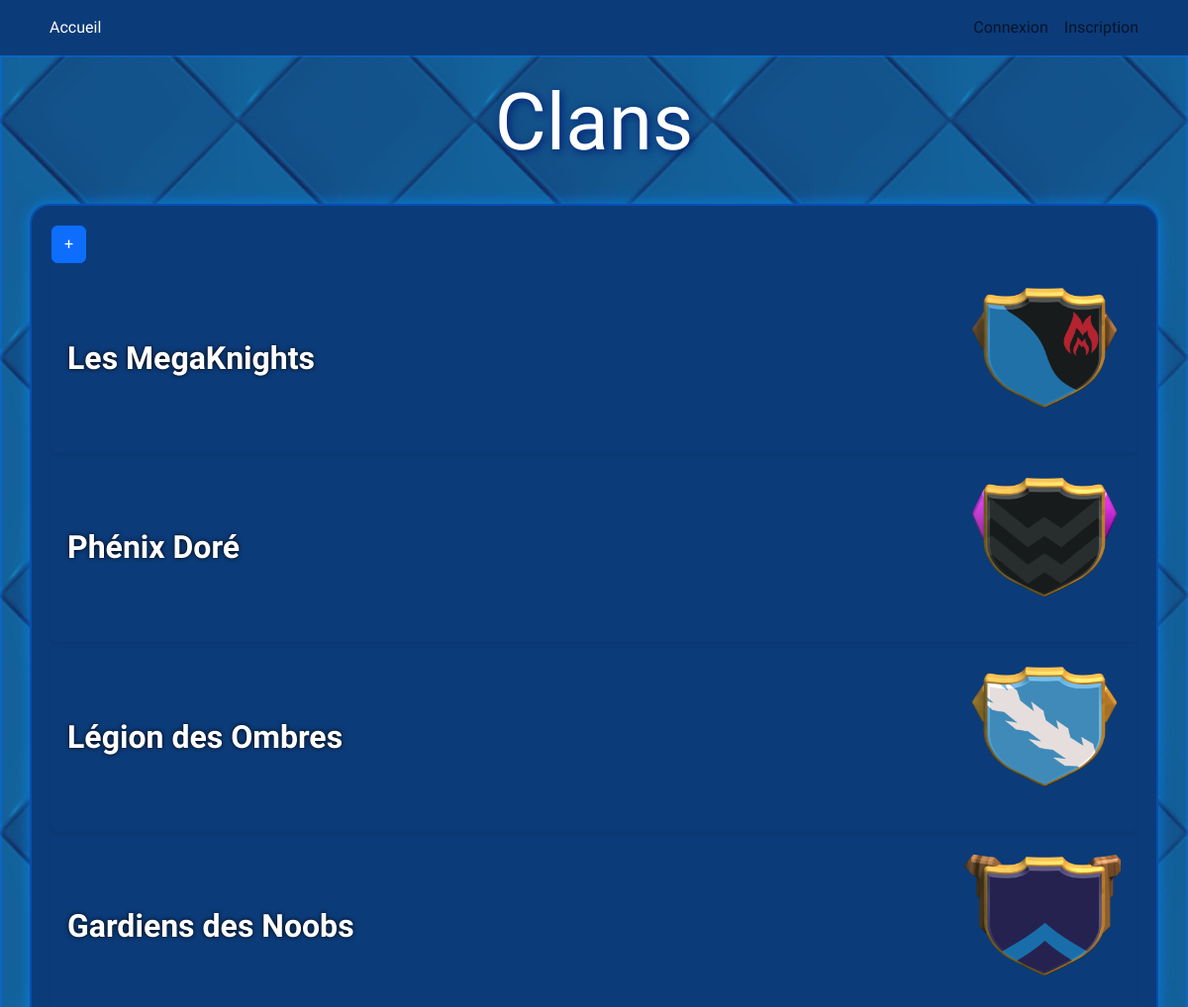
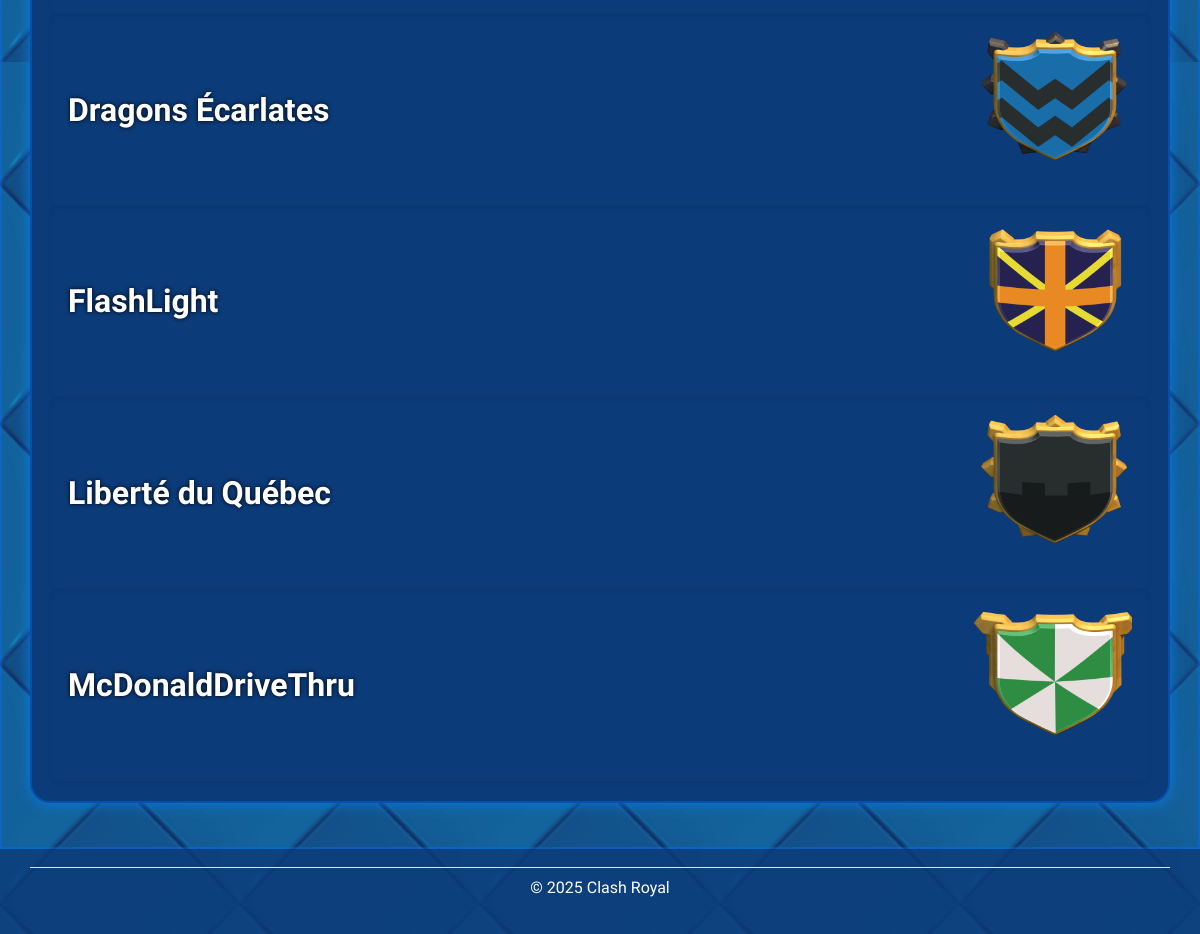
The page /vue/clan.php on the database its author committed (2 pictures, top to bottom).
### tables this page shows
CREATE TABLE Clan(
    Id_Clan INT AUTO_INCREMENT,
    nom_clan VARCHAR(150)  NOT NULL,
    description_clan VARCHAR(500)  NOT NULL,
    prive BOOLEAN NOT NULL,
    PRIMARY KEY(Id_Clan),
    UNIQUE(nom_clan)
);

### modele/modeleClan.php (called while the page is built, shortened)
<?php
class ModeleClan
{
    public static function ObtenirTous()
    {
        $connexion = BD::ObtenirConnexion();
        $req = $connexion->prepare(
            "SELECT * FROM Clan"
        );
        $req->execute();
        return $req;
    }
}

### vue/clan.php (the view, shortened to what this page needs)
<?php $titreOnglet = 'Clans';
require_once "modele/modeleClan.php"; ?>
<h1 class="text-center big-goofy-title"><?php echo $titreOnglet; ?></h1>
<div class="container bg-blue-900 tableau" id="tableau-clans">
    <div>
         <a href="index.php?action=afficherPageCreationClan" class="btn btn-primary btn-plus">+</a>
        <?php
        $requeteClans = ModeleClan::ObtenirTous();
        while ($clan = $requeteClans->fetch()) {
        ?>
            <div class="card h-100 shadow-sm border-0">
                <div data-id="<?= $clan['Id_Clan'] ?>" class="card-body d-flex align-items-center justify-content-between">
                    <h3 data-id="<?= $clan['Id_Clan'] ?>" class="fw-bold mb-0 clan-name">
                        <?= htmlspecialchars($clan['nom_clan']) ?>
                    </h3>
                    <img data-id="<?= $clan['Id_Clan'] ?>"
                        src="Images/Clans/<?= htmlspecialchars($clan['Id_Clan']) ?>.png"
                        alt="<?= htmlspecialchars($clan['nom_clan']) ?>"
                        class="clan-image">
                </div>
            </div>
        <?php } ?>
    </div>
</div>
<?php $contenu = ob_get_clean(); ?>
<?php require 'vue/gabarit.php'; ?>

### vue/gabarit.php (shortened to what this page needs)
<!DOCTYPE html>
<html lang="fr">
<head>
    <link rel="stylesheet" href="css/style.css">
    <link href="https://cdn.jsdelivr.net/npm/bootstrap@5.3.8/dist/css/bootstrap.min.css" rel="stylesheet">
</head>
<body class="d-flex flex-column min-vh-100 p-0 m-0">
    <header class="bg-primary">
        <?php
        require_once 'vue/menu.php';
        ?>
    </header>
    <main class="pt-2 flex-fill bg-light">
        <?php
        echo $contenu;
        ?>
    </main>
    <footer>
        <p class="container text-center py-2 mt-2 border-top">&copy; 2025 Clash Royal </p>
    </footer>
</body>
</html>

### vue/menu.php (shortened to what this page needs)
<nav class="navbar navbar-expand-md bg-blue-900" aria-label="Navigation principale">
    <div class="container">
        <div class="collapse navbar-collapse" id="navbar">
            <ul class="navbar-nav me-auto">
                <li class="nav-item">
                    <a
                        class="nav-link <?php NavClass("afficherPageAccueil"); ?> <?php NavClassDefault(); ?>"
                        href="index.php?action=afficherPageAccueil">
                        Accueil
                    </a>
                </li>
            </ul>
            <ul class="navbar-nav">
                <?php if (!estConnecte()) { ?>
                <li class="nav-item">
                    <a
                        class="nav-link <?php NavClass("afficherPageConnexion"); ?>"
                        href="index.php?action=afficherPageConnexion">
                        Connexion
                    </a>
                </li>
                <li class="nav-item">
                    <a
                        class="nav-link <?php NavClass("afficherPageInscription"); ?>"
                        href="index.php?action=afficherPageInscription">
                        Inscription
                    </a>
                </li>
                <?php } ?>
            </ul>
        </div>
    </div>
</nav>
<?php
function NavClass($menu)
{
    if (isset($_GET['action']) && $_GET['action'] === $menu) {
        echo ' active ';
    }
}
function NavClassDefault()
{
    if (!isset($_GET['action'])) {
        echo ' active ';
    }
}
function estConnecte()
{
    return isset($_SESSION['utilisateur']);
}
?>

### css/style.css (style rules this page uses)
body, main { font-family: 'Luckiest Guy', cursive; color: white; background-image: url("../Images/Autres/Background.jpg"); background-repeat: repeat; background-size: auto; background-attachment: fixed; }
header { font-family: 'Luckiest Guy', cursive; }
.nav-link.active { color: #ffffff !important; }
main { border: 2px solid rgba(0, 110, 255, 0.4); padding-bottom: 20px; }
footer { font-family: 'Luckiest Guy', cursive; text-align: center; padding: 10px; background-color: rgba(12, 59, 121, 0.8); color: white; position: relative; bottom: 0; width: 100%; padding-top: 10px; }
#tableau-carte, #tableau-clans { padding: 20px; }
.tableau { border-radius: 20px; border: 2px solid rgba(0, 110, 255, 0.4); box-shadow: 0 0 15px rgba(0, 140, 255, 0.7); padding: 2%; margin: 2%; }
#tableau-carte .card, #tableau-clans .card, #deck .card { background: transparent ; border: none ; box-shadow: none ; color: white ; text-shadow: 0 0 4px black; font-family: 'Luckiest Guy', cursive; font-size: 16px; transition: transform 0.2s ease, filter 0.2s ease; }
.bg-blue-900 { background-color: #0c3b79; }
.big-goofy-title { font-size: 5rem; text-shadow: 2px 2px 8px rgb(2, 29, 117); stroke: url(#ffffff); padding: 10px; }
.clan-name { font-size: 2rem; color: #fff; }
.clan-image { width: 15%; height: auto; }

### rows shown on the page
clan: nom_clan "Les MegaKnights", shows a picture
clan: nom_clan "Phénix Doré", shows a picture
clan: nom_clan "Légion des Ombres", shows a picture
clan: nom_clan "Gardiens des Noobs", shows a picture
clan: nom_clan "Dragons Écarlates", shows a picture
clan: nom_clan "FlashLight", shows a picture
clan: nom_clan "Liberté du Québec", shows a picture
clan: nom_clan "McDonaldDriveThru", shows a picture

### other values the page prints
$titreOnglet "Clans"
